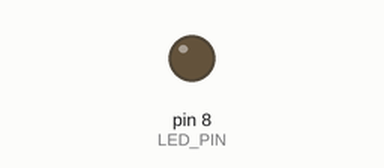
A sketch run on a simulated Arduino Uno, built with avr-gcc and run on an emulated ATmega328P. Shown: output pins drawn as LEDs (lit = HIGH).

Above: at 1.5 s.
At 4.5 s:
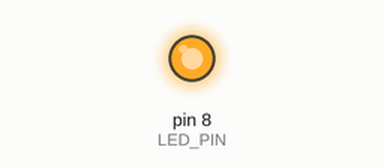
Timing chart, 0 to 7.8 s (numbered marks = the images above):
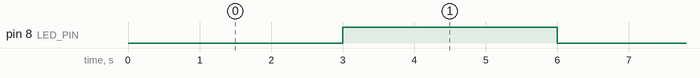

The sketch:

arduino_demo_blinkLED.ino
```cpp
const int LED_PIN = 8;

void setup() {
  pinMode(LED_PIN, OUTPUT);
}

void loop() {
  digitalWrite(LED_PIN, LOW);
  delay(3000);
  digitalWrite(LED_PIN, HIGH);
  delay(3000);
}
```

Measured:
- by itself, pin 8 (LED_PIN): alternates HIGH for 3.0 s and LOW for 3.0 s
